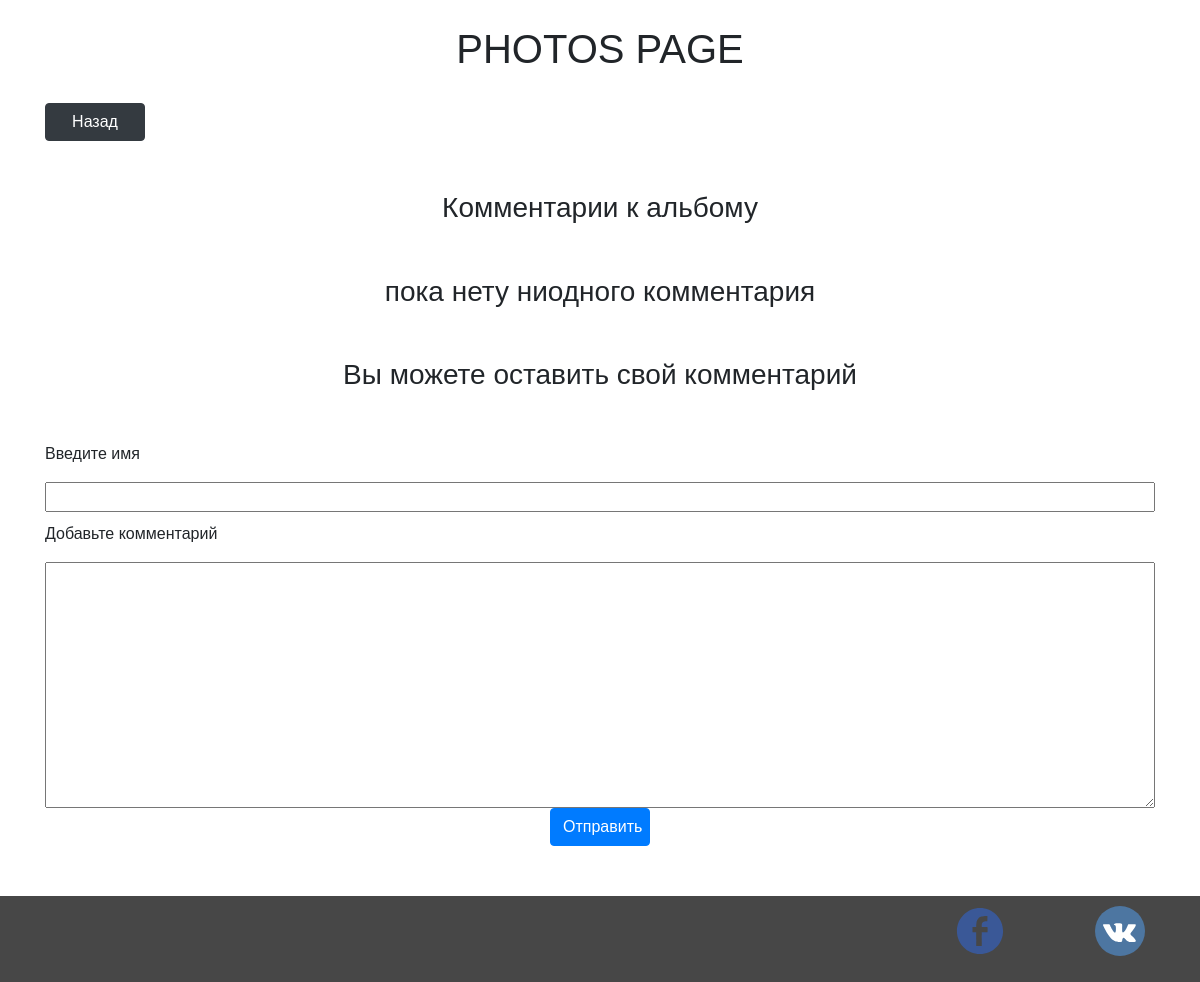
The app's page /photos.php?id=59, older data.
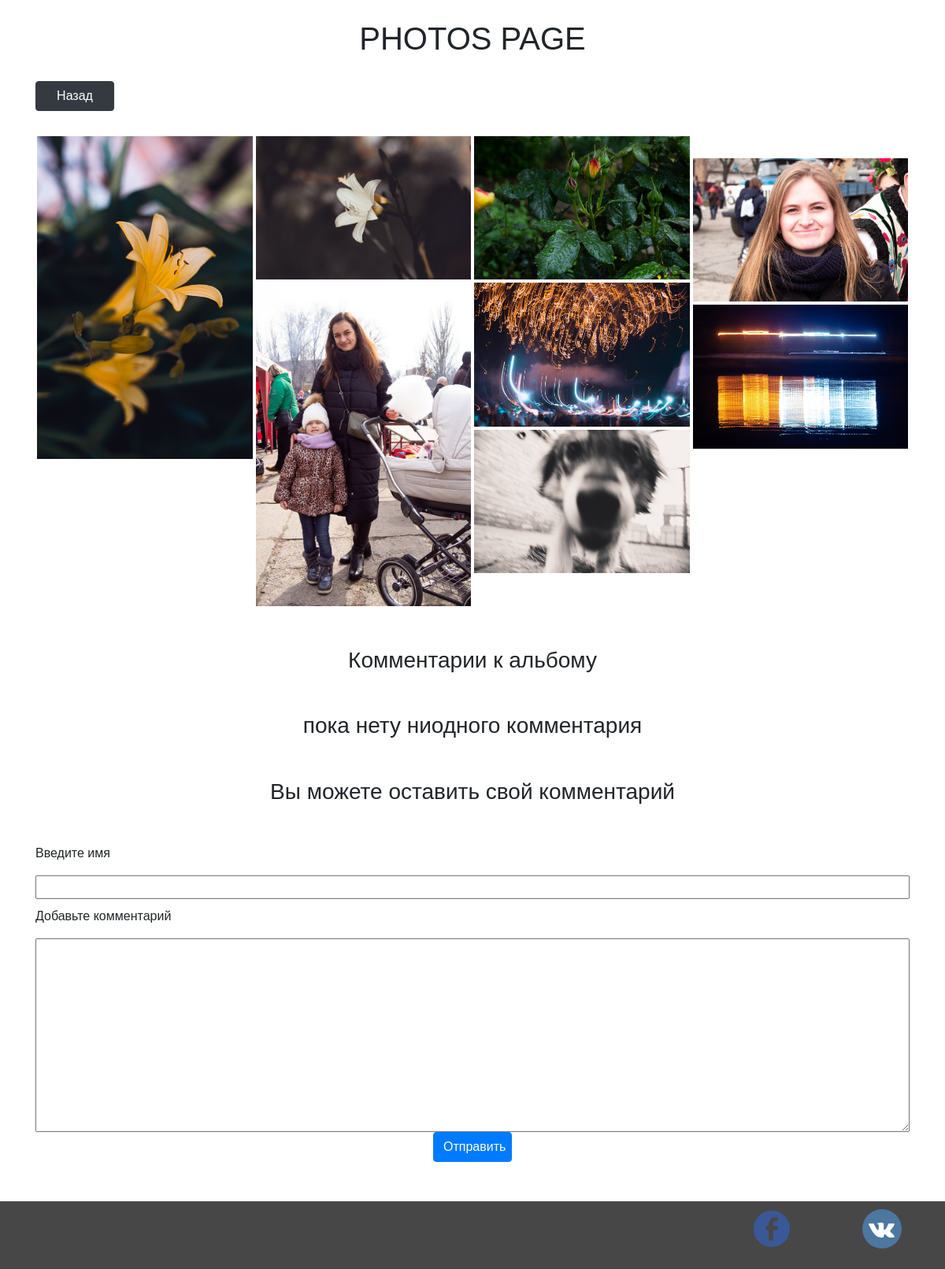
The same page, newer data.
### tables this page shows
CREATE TABLE `photos` (
  `id` int(11) NOT NULL,
  `path` tinytext NOT NULL,
  `album_id` int(11) DEFAULT NULL
);

### photos.php (the view, shortened to what this page needs)
<?php
    require_once 'core/connect_db.php';
    $request = "SELECT * FROM photos WHERE album_id = :album_id";
    $index = intval($_GET['id']);
     try {
        $responce = $pdo->prepare($request);
        $responce->execute(['album_id' => $index]);
    } catch (PDOException $e) {
        echo "Ошибка базы данных: " . $e->getMessage();
    }
    $photos = $responce->fetchAll(PDO::FETCH_ASSOC);
    $query = "SELECT * FROM comments WHERE album_id = $index AND public_id = 1";
    try {
        $responce = $pdo->query($query);
    } catch (PDOException $e) {
        echo "Ошибка базы данных: " . $e->getMessage();
    }
    $comments = $responce->fetchAll(PDO::FETCH_ASSOC);
?>
<!doctype html>
<html lang="en">
    <head>
        <link rel="stylesheet" href="assets/bootstrap/css/bootstrap.min.css" >
    	<link rel="stylesheet" href="assets/style.css">
        <link rel="stylesheet" href="assets/media.css">
        <link rel="stylesheet" href="assets/fonts.css">
        <link rel="stylesheet" href="assets/fancybox/dist/jquery.fancybox.min.css">
    </head>
    <body>
        <div class="container">
            <h1 class="title">PHOTOS PAGE</h1>
            <button class="btn btn-dark back" onclick="window.history.back()">Назад</button>
        </div>
        <div class="container foto-container">
            <div class="grid">
            <?php foreach($photos as $photo): ?>
                <div class="grid-item">
                    <a href="<?= $photo['path']; ?>" data-fancybox="gallery" data-caption="">
    	                <img src="<?= $photo['path']; ?>" alt="" />
                    </a>
                </div>
                <?php endforeach; ?>
            </div>
        </div>
        <div class="container">
            <h3>Комментарии к альбому</h3>
            <div class="comments">
                <?php if (!empty($comments)): ?>
                <?php foreach($comments as $comment): ?>
                <div class="comment_album">
                    <p class="name"><?= $comment['name'];?>:</p>
                    <p><?= $comment['text'];?></p>
                </div>
                <?php endforeach; ?>
                <?php else : ?>
                    <h3>пока нету ниодного комментария</h3>
                <?php endif; ?>
            </div>
            <div class="addComment">
                <h3>Вы можете оставить свой комментарий</h3>
                <form id="comment_form">
                    <p>Введите имя</p>
                    <input type="text" name="name" value="">
                    <p>Добавьте комментарий</p>
                    <textarea name="comment" id="" cols="30" rows="10"></textarea>
                    <input class="btn btn-primary" type="submit" value="Отправить" id="add_comment" />
                </form>
            </div>
        </div>
        <footer class="footer">
            <div class="container">
                <ul class="social">
                    <li><a class="facebook" href="#"></a></li>
                    <li><a class="instagram" href="#"></a></li>
                    <li><a class="vk" href="#"></a></li>
                </ul>
            </div>
        </footer>
    </body>
</html>

### assets/style.css (style rules this page uses)
body { font-family: Arial, "Times New Roman", sans-serif; }
.foto-container { margin-top: 30px; margin-bottom: 50px; }
.comments { margin-bottom: 50px; }
h3 { text-align: center; margin-bottom: 50px; }
.addComment { margin-bottom: 50px; }
.grid-item { width: 25%; padding: 2px; }
.grid-item img { max-width: 100%; }
.title { text-align: center; margin-top: 25px; margin-bottom: 30px; }
.footer { background-color: rgb(71, 71, 71); }
.social { display: flex; list-style-type: none; float: right; }
.social li { margin: 10px; }
.facebook { background: url(img/face.svg) no-repeat center; background-size: contain; height: 50px; width: 50px; display: block; }
.instagram { background: url(img/inst.svg) no-repeat center; background-size: contain; height: 50px; width: 50px; display: block; }
.vk { background: url(img/vk.svg) no-repeat center; background-size: contain; height: 50px; width: 50px; display: block; }
form { display: flex; flex-direction: column; width: 100%; }
input { margin-bottom: 10px; }
.btn { width: 100px; margin: 0 auto; }

Row changes from the older to the newer data that the page shows:
added photos: path (picture)
added photos: path (picture)
added photos: path (picture)
added photos: path (picture)
added photos: path (picture)
added photos: path (picture)
added photos: path (picture)
added photos: path (picture)
